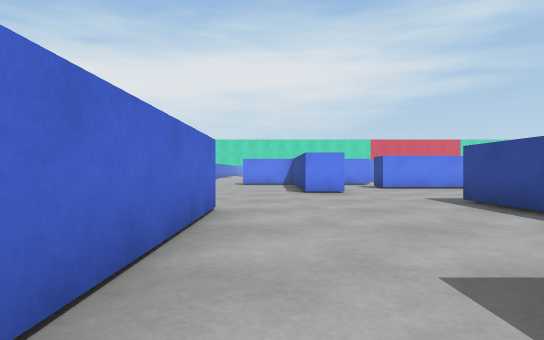
View 1 (above)

24 first-person views from a walk through a 3-D level made in the Unity game engine. The camera is 0.59 m above the floor, looks level and sees 75° across. The floor is counted in squares, 1 m on a side. Each view is taken from the middle of a square. On the plan, view 1 faces up. The plan holds only what a view shows up to about 10 squares ahead; the rest is blank. The place goes on beyond the plan.

View 2
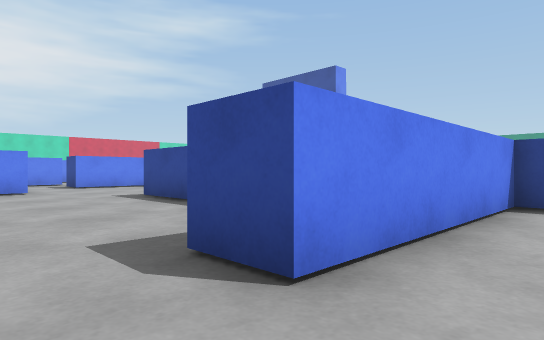

View 3
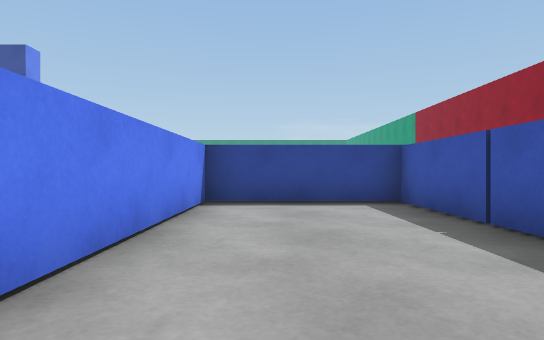

View 4
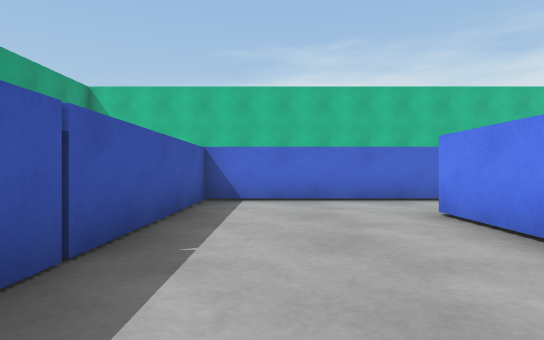

View 5
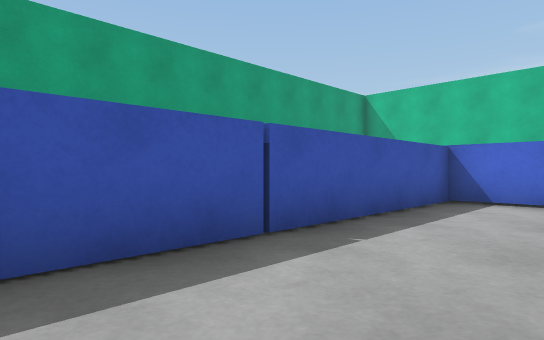

View 6
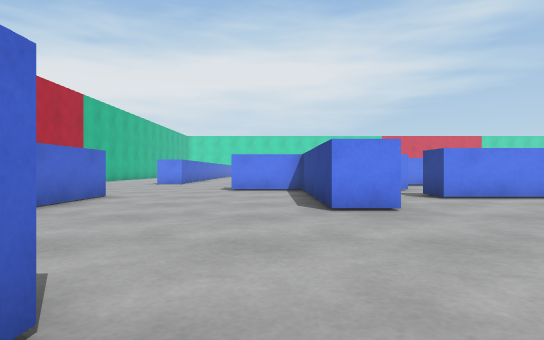

View 7
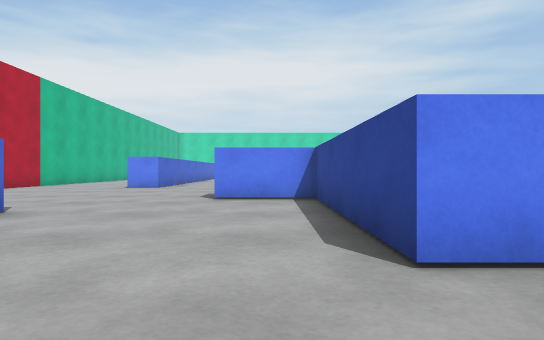

View 8
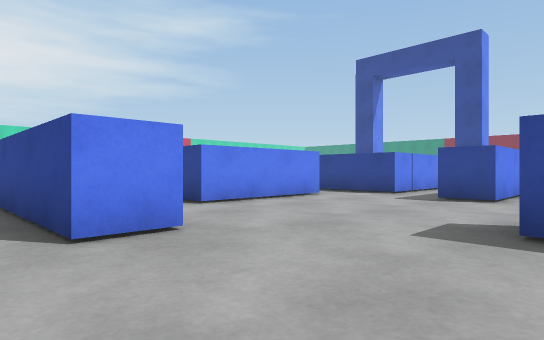

View 9
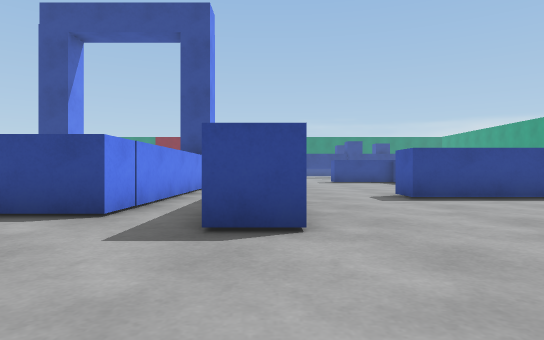

View 10
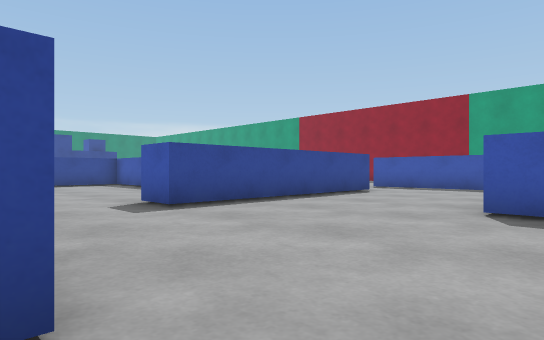

View 11
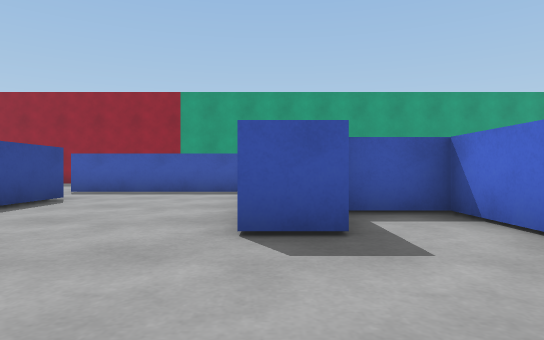

View 12
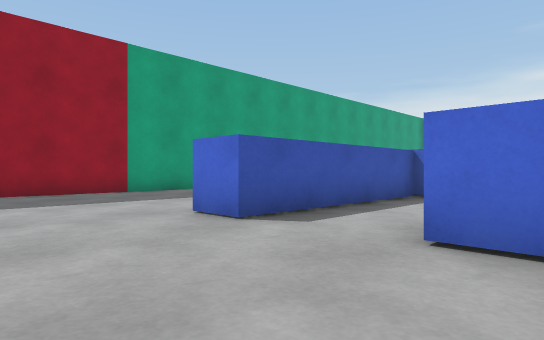

View 13
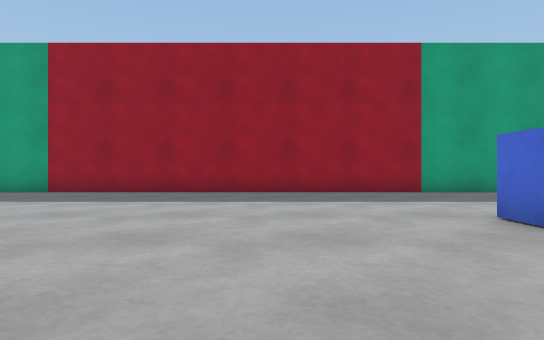

View 14
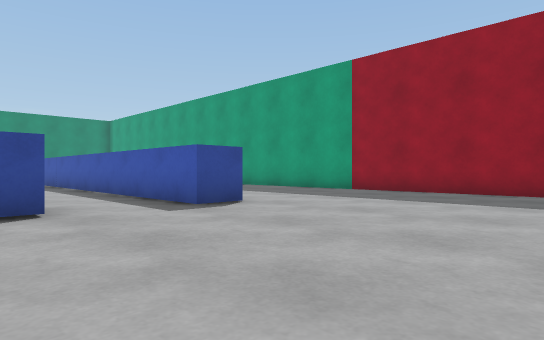

View 15
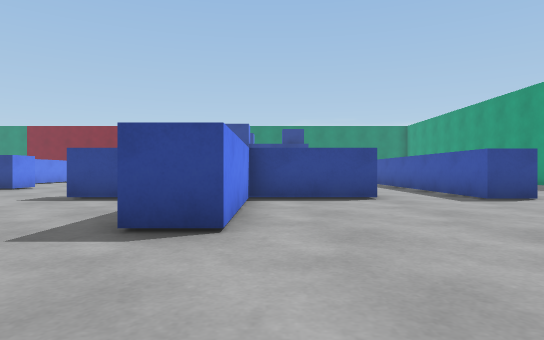

View 16
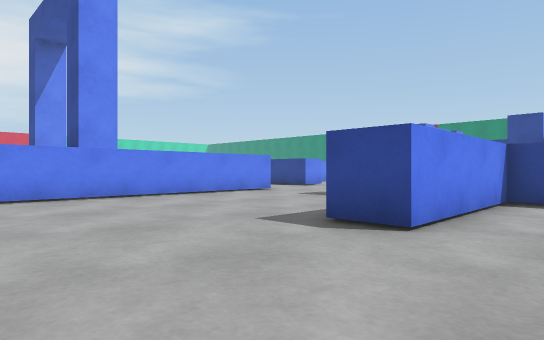

View 17
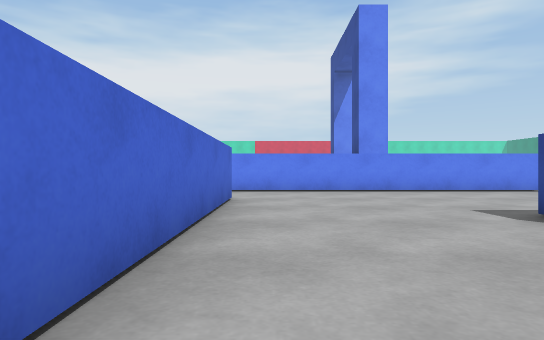

View 18
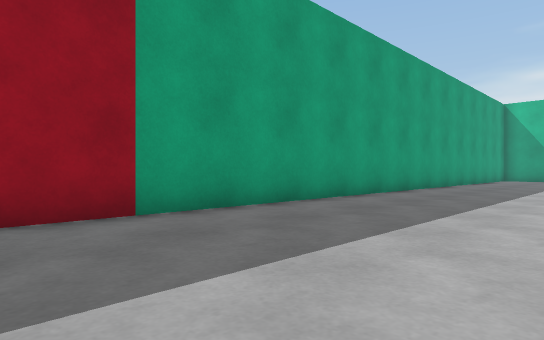

View 19
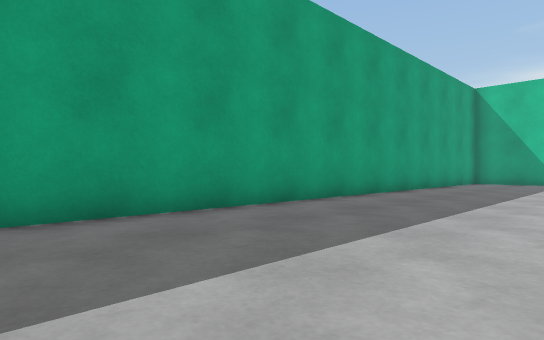

View 20
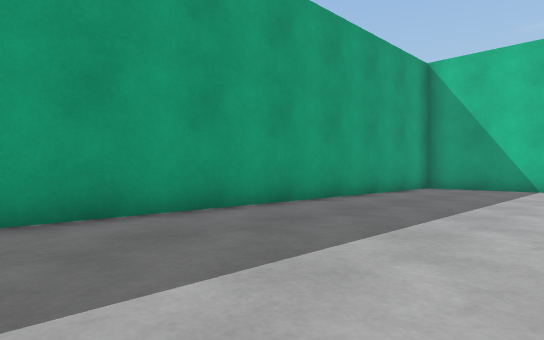

View 21
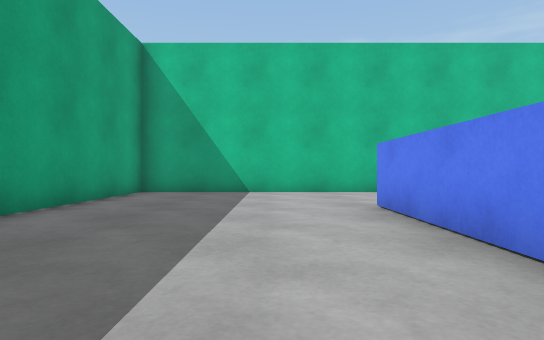

View 22
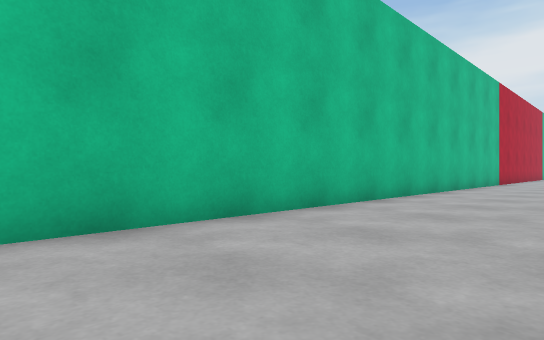

View 23
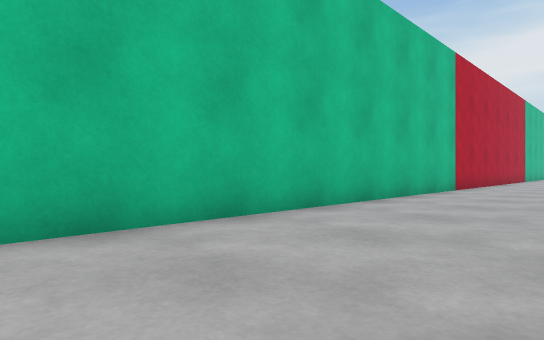

View 24
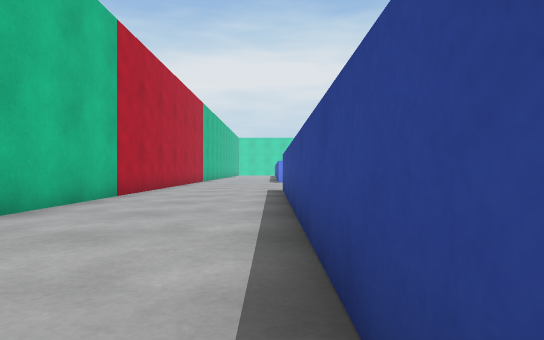

### Floor plan
Points are (right, up) in squares from view 1. A wall is a line through its corners. A room is listed if a view was taken in it or the views show most of it. See-through windows are left out.
Room 1 (views 1, 2, 3, 4, 5)
walls: (-0.8, 1.4) (-0.8, -3.3) (6.3, -3.3) (6.3, 0.2) (1.3, 0.2) (1.3, 1.2)
ways out: opening at (0.5, 0.5) to room 2
Room 2 (views 6, 7, 8, 9, 10, 11, 12, 13, 14, 15, 16, 17, 18, 19, 20, 21, 22, 23, 24)
walls: (6.2, 2.8) (7.4, 2.8); (11.2, -1.1) (11.2, 5.1) (12.2, 5.1) (12.2, -1.1); (4.6, 2.9) (4.6, 1.2) (6, 1.2); (7.2, -3.3) (12.2, -3.3) (12.2, -4.4); (3.6, 4.6) (3.6, 6.8); (9.4, 7.7) (7.4, 7.7) (7.4, 8.8); (-0.8, 5.4) (-0.8, 1.4); (1.9, 9.1) (0.9, 9.1) (0.9, 14.1) (-1.2, 14.1); (7, 11.3) (3.6, 11.3); (-1.1, -4.3) (-4.8, -4.3); (14, 10.1) (8.5, 10.1) (8.5, 11.8); (20.2, -1.2) (20.2, 1.5) (16.4, 1.5) (16.4, 2.5); (20.2, 4) (20.2, 5.2); (-4.7, 2.4) (-4.7, 11.6); (19.4, 7.7) (11.9, 7.7); (20.2, -4.4) (20.2, -3.3); (-3.7, 12) (-3.7, 9.5); (-8.5, 12) (-8.5, -9.5) (22.4, -9.5)
ways out: opening at (0.5, 0.5) to room 1; opening at (3, 12); opening at (7.5, 12); opening at (20, 6.5); opening at (21, -2.5)

Positions as (right, up) in squares from view 1, and headings:
1: (0, 0), facing up
2: (0, -1), facing up-right
3: (0, -1), facing right
4: (6, -2), facing left
5: (6, -1), facing down-left
6: (0, 4), facing up
7: (0, 7), facing up
8: (0, 6), facing up-right
9: (4, 8), facing right
10: (6, 8), facing down-right
11: (7, 6), facing down
12: (15, 0), facing down-left
13: (15, 0), facing down
14: (15, 0), facing down-right
15: (13, 1), facing right
16: (13, 0), facing up-right
17: (13, -2), facing up
18: (13, -5), facing down-left
19: (8, -5), facing down-left
20: (3, -5), facing down-left
21: (1, -6), facing left
22: (-5, -6), facing up-left
23: (-5, -1), facing up-left
24: (-5, 2), facing up
